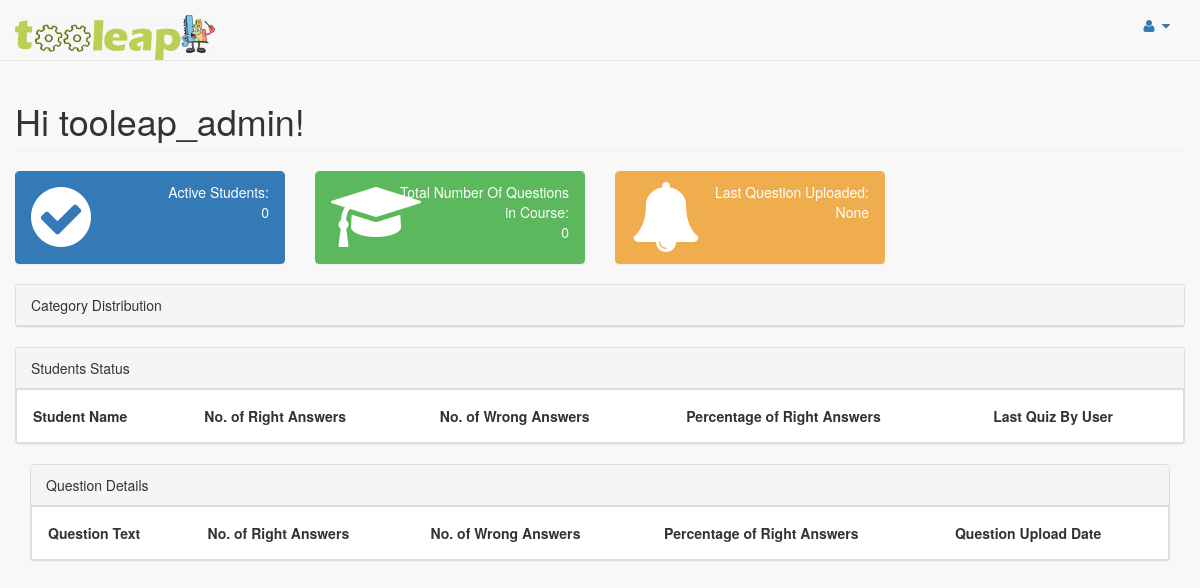
The page /quiz/teacher/course/12/progress (signed in) on the database as committed earlier.
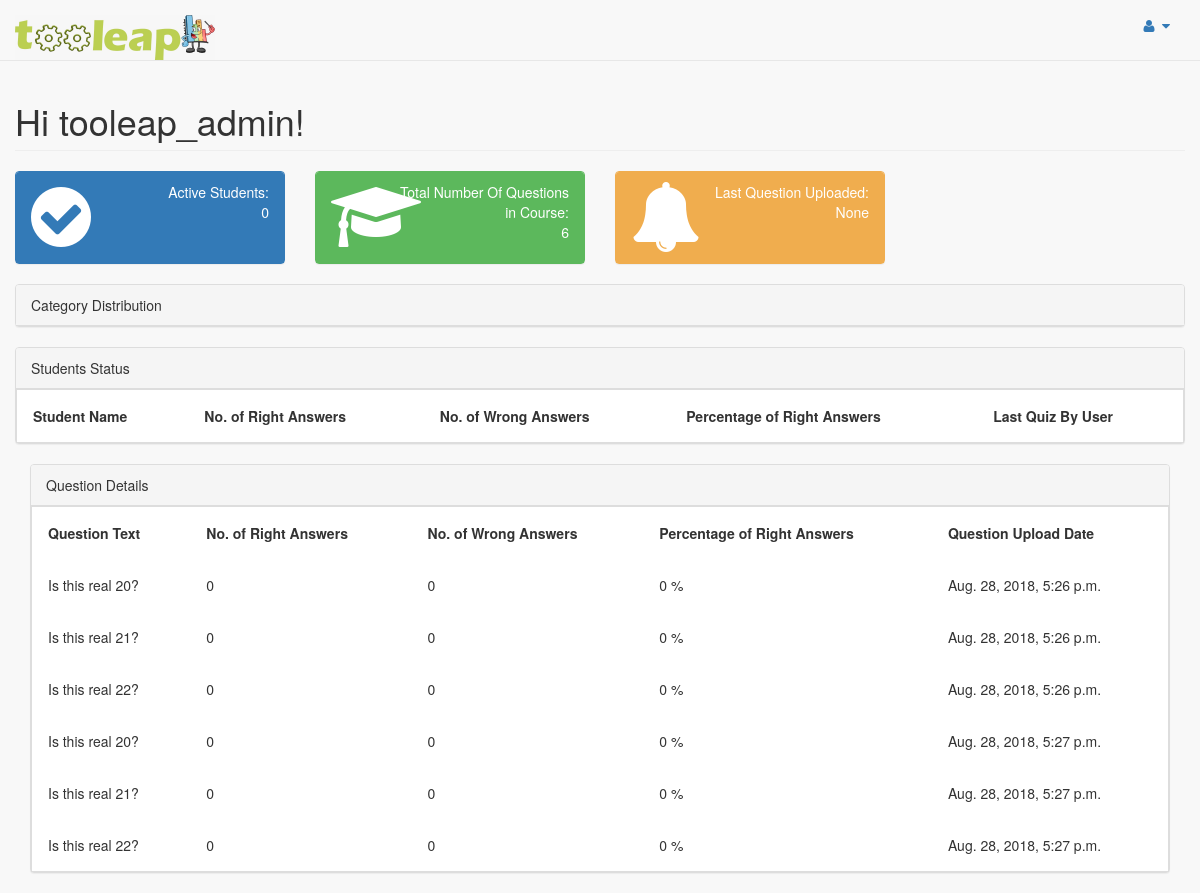
The same page on the database as committed later.
### quiz/models.py (models this page shows, shortened)
class Question(models.Model):
    question_text = models.CharField(max_length=500)
    course_id = models.ForeignKey(Course,  on_delete=models.CASCADE)
    pub_date = models.DateTimeField('date published')
    question_level = models.CharField(max_length=20)
    category_id = models.ForeignKey(Category,  on_delete=models.CASCADE, default = 0)

### quiz/views.py (the view)
# urls.py: path('teacher/course/<int:course_id>/progress', views.teacher_progress_view, name='teacher_progress_view'),
def teacher_progress_view(request, course_id):
    course_categories = Category.objects.filter(course_id=course_id)
    number_of_students_that_started_answering_questions_in_course = check_unique_students_with_answers_in_course(course_id)
    number_of_course_questions = get_number_of_course_questions(course_id)
    course_name = get_course_name(course_id)
    users_details_dict = {}
    users_details_dict = get_users_details(course_id)
    course_answers = User_Answer.objects.filter(course_id=course_id)
    last_quesions_upload = get_latest_quesiton_timestamp(course_answers)
    answers_per_category = get_user_answers_per_category(course_answers)
    course_answers_details = get_questions_details(course_id)
    template = loader.get_template('quiz/teacher_progress_view.html')
    context = {
            'course_categories': course_categories,
            'course_id': course_id,
            'course_name': course_name,
            'number_of_students_that_started_answering_questions_in_course': number_of_students_that_started_answering_questions_in_course,
            'number_of_course_questions': number_of_course_questions,
            'users_details_dict': users_details_dict,
            'answers_per_category': answers_per_category,
            'last_quesions_upload': last_quesions_upload,
            'course_answers_details': course_answers_details,
    }
    return HttpResponse(template.render(context,request))

### quiz/views.py (called while the page is built, shortened)
def get_unique_students_with_answers_in_course(course_id):
    course_user_answers = User_Answer.objects.filter(course_id=course_id)
    unique_users_array = []
    user_exists = 0
    return unique_users_array

def check_unique_students_with_answers_in_course(course_id):
    course_user_answers = User_Answer.objects.filter(course_id=course_id)
    unique_users_array = []
    user_exists = 0
    return len(unique_users_array)

def get_number_of_course_questions(course_id):
    course_questions = get_course_questions(course_id)
    return len(course_questions)

def get_users_details(course_id):
    unique_users_array = get_unique_students_with_answers_in_course(course_id)
    user_details_dict = {}
    return user_details_dict

def get_latest_quesiton_timestamp(course_answers):
    try:
        most_recent_upload = Question.objects.get(id=course_answers[0].question_id).pub_date
        print (most_recent_upload)
        for user_answer in course_answers:
            curr_question = Question.objects.get(id=user_answer.question_id)
            if most_recent_upload < curr_question.pub_date:
                most_recent_upload = curr_question.pub_date
    except:
        most_recent_upload = None
    return most_recent_upload

def get_user_answers_per_category(course_answers):
    category_answers = {}
    return category_answers

def get_course_name(course_id):
    course = Course.objects.get(id = course_id)
    return course.course_name

def get_course_questions(course_id):
    course_question_list = Question.objects.filter(course_id=course_id)
    return course_question_list

### quiz/templates/quiz/teacher_progress_view.html (shortened to what this page needs)
<!doctype html>
{% load static %}
<html>
<head>
  <link href="{% static 'vendor/bootstrap/css/bootstrap.min.css' %}" rel="stylesheet">
  <link href="{% static 'vendor/metisMenu/metisMenu.min.css' %}" rel="stylesheet">
  <link href="{% static 'dist/css/sb-admin-2.css' %}" rel="stylesheet">
  <link href="{% static 'vendor/font-awesome/css/font-awesome.min.css' %}" rel="stylesheet">
  <link href="{% static 'vendor/morrisjs/morris.css' %}" rel="stylesheet">
</head>
<body>
    {% if user.is_staff %}
    <div id="wrapper">
    <nav class="navbar navbar-default navbar-static-top" role="navigation" style="margin-bottom: 0">
        <div class="navbar-header">
      <a class="navbar-brand" ><img id = "logo" src="{% static 'data/logoTooleap.jpeg' %} "height="45" width="200" > </a>
      <br><br><br>
        </div>
        <ul class="nav navbar-top-links navbar-right">
            <li class="dropdown">
                <a class="dropdown-toggle" data-toggle="dropdown" href="#">
                    <i class="fa fa-user fa-fw"></i> <i class="fa fa-caret-down"></i>
                </a>
            </li>
        </ul>
    </nav>
    <div id="page-wrapper">
                  <div class="col-lg-12">
                      <h1 class="page-header">Hi {{ user.username }}! </h1>
                  </div>
                  <div class="col-lg-3 col-md-6">
                      <div class="panel panel-primary">
                          <div class="panel-heading">
                              <div class="row">
                                  <div class="col-xs-3">
                                      <i class="fa fa-check-circle fa-5x"></i>
                                  </div>
                                  <div class="col-xs-9 text-right">
                                      <div> Active Students:</div>
                                      <div class="large">{{number_of_students_that_started_answering_questions_in_course}}</div>
                                  </div>
                              </div>
                          </div>
                      </div>
                  </div>
                  <div class="col-lg-3 col-md-6">
                      <div class="panel panel-green">
                          <div class="panel-heading">
                              <div class="row">
                                  <div class="col-xs-3">
                                      <i class="fa fa-mortar-board fa-5x"></i>
                                  </div>
                                  <div class="col-xs-9 text-right">
                                      <div>Total Number Of Questions in Course: </div>
                                      <div class="large">  {{number_of_course_questions}}</div>
                                  </div>
                              </div>
                          </div>
                      </div>
                  </div>
                  <div class="col-lg-3 col-md-6">
                      <div class="panel panel-yellow">
                          <div class="panel-heading">
                              <div class="row">
                                  <div class="col-xs-3">
                                      <i class="fa fa-bell fa-5x"></i>
                                  </div>
                                  <div class="col-xs-9 text-right">
                                      <div>Last Question Uploaded:</div>
                                      <div class="large">{{last_quesions_upload}}</div>
                                  </div>
                              </div>
                          </div>
                      </div>
                  </div>
                  <div class="col-lg-12">
                                 <div class="panel panel-default">
                                     <div class="panel-heading">
                                         Category Distribution
                                     </div>
                        </div>
                    </div>
    <div class="col-lg-12">
       <div class="panel panel-default">
                   <div class="panel-heading">
                       Students Status
                   </div>
    <table id="myTable">
      <tr>
        <th>Student Name</th>
        <th onclick="sortTable(1)">No. of Right Answers</th>
        <th onclick="sortTable(2)">No. of Wrong Answers</th>
        <th onclick="sortTable(3)">Percentage of Right Answers</th>
        <th>Last Quiz By User</th>
      </tr>
    </table>
</div>
    <div class="col-lg-12">
       <div class="panel panel-default">
                   <div class="panel-heading">
                       Question Details
                   </div>
    <table id="myQuestionsTable">
      <tr>
        <th>Question Text</th>
        <th onclick="sortQuestionTable(1)">No. of Right Answers</th>
        <th onclick="sortQuestionTable(2)">No. of Wrong Answers</th>
        <th onclick="sortQuestionTable(3)">Percentage of Right Answers</th>
        <th>Question Upload Date</th>
      </tr>
      {% for question, details in course_answers_details.items %}
      <tr>
          <td> {{details.question_text}} </td>
          <td>{{details.right_answers}}</td>
          <td>{{details.wrong_answers}}</td>
          <td>{{details.right_percentage}} % </td>
          <td>{{details.question_uploaded}}</td>
      </tr>
      {% endfor %}
    </table>
</div>
</div>
</div>
    {% else %}
      <p>You are not a teacher you can't view all students progress </p>
      <a href="/quiz/">Students</a>
    {% endif %}
</body>
</html>

### quiz/templates/quiz/teacher_progress_view.html (style rules this page uses)
table { border-spacing: 0; width: 100%; border: 1px solid #ddd; }
th { cursor: pointer; }
th, td { text-align: left; padding: 16px; }

Rows that differ between the two databases and show on the page:
added Question: question_text "Is this real 20?", question_uploaded "Aug. 28, 2018, 5:26 p.m."
added Question: question_text "Is this real 21?", question_uploaded "Aug. 28, 2018, 5:26 p.m."
added Question: question_text "Is this real 22?", question_uploaded "Aug. 28, 2018, 5:26 p.m."
added Question: question_text "Is this real 20?", question_uploaded "Aug. 28, 2018, 5:27 p.m."
added Question: question_text "Is this real 21?", question_uploaded "Aug. 28, 2018, 5:27 p.m."
added Question: question_text "Is this real 22?", question_uploaded "Aug. 28, 2018, 5:27 p.m."
Other text that changed with them:
{{ number_of_course_questions }}: "0" → "6"
new list line: "0 0 0 %"
